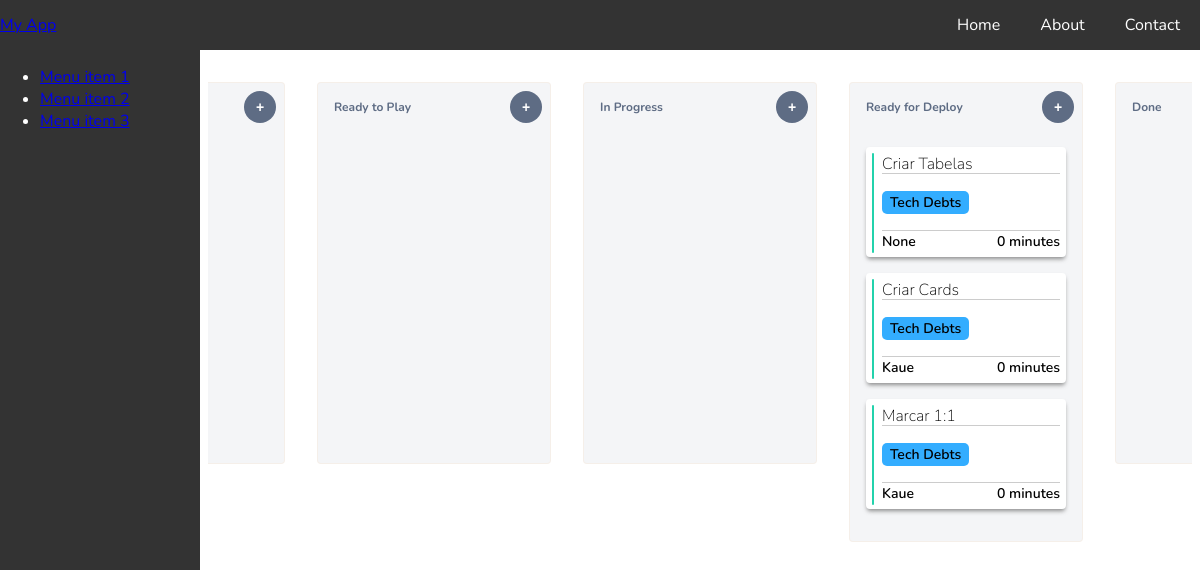
/, run on an earlier commit of the app's database.
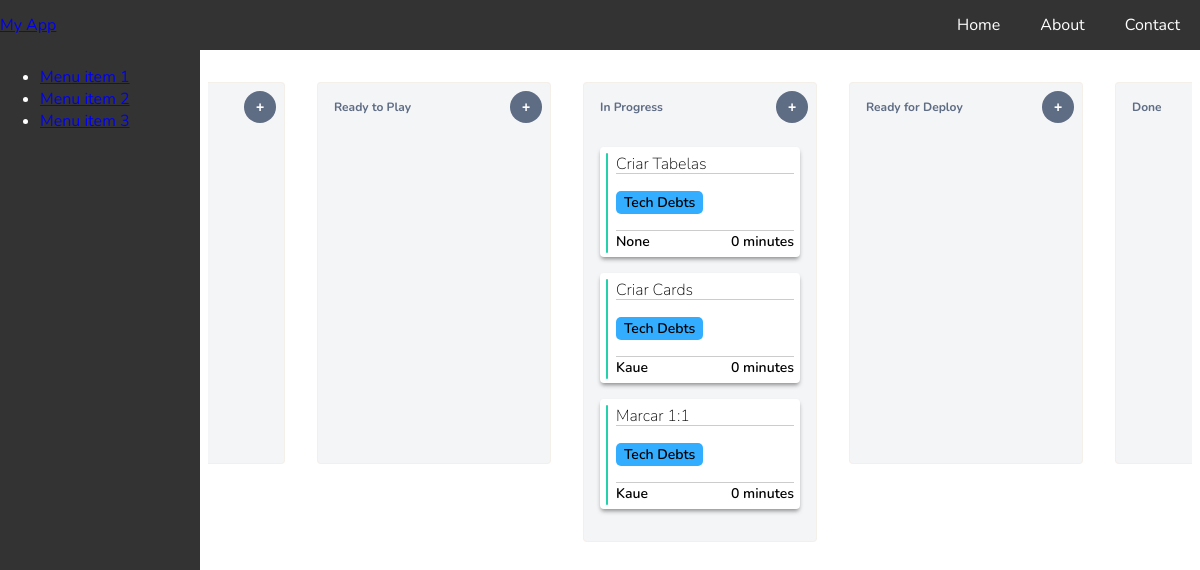
And on a later commit of the database.
### core/models.py (models this page shows, shortened)
class Card(models.Model):
    card_id = models.UUIDField(primary_key=True, default=uuid.uuid4, editable=False)
    name = models.CharField(max_length=264, unique=False)
    content = models.TextField(null=True, blank=True)
    creation_date = models.DateField()
    last_modified = models.DateField()
    column = models.CharField(max_length=264, unique=False)
    assignee = models.CharField(max_length=264, unique=False, null=True, blank=True)
    card_type = models.CharField(max_length=264, unique=False)
    epic_link = models.ForeignKey('Epic', on_delete=models.CASCADE, null=True, blank=True)

class Epic(models.Model):
    epic_id = models.UUIDField(primary_key=True, default=uuid.uuid4, editable=False)
    name = models.CharField(max_length=264, unique=True)
    content = models.TextField(null=True, blank=True)
    creation_date = models.DateField()
    last_modified = models.DateField()
    assignee = models.CharField(max_length=264, unique=False, null=True, blank=True)
    def __str__(self):
        return str(self.name)

### core/views.py (the view)
# urls.py: path('', views.index),
def index(request):
    cards = Card.objects.all()
    today = date.today()
    return render(request, 'index.html', {'cards': cards, 'today': today})

### templates/index.html (shortened to what this page needs)
{% extends "base.html" %}
{% block content %}
    <nav>
        {% include "navbar.html" %}
    </nav>
    <aside>
        {% include "sidebar.html" %}
    </aside>
    <main>
        {% include "Kanban.html" %}
    </main>
{% endblock %}

### templates/Kanban.html (shortened to what this page needs)
<div class="kanban">
    <div class="boards" >
        <div class="board">
            <div class="board-header">
                <button class="create-card-button">+</button>
            </div>
            <div class="dropzone">
            </div>
        </div>
        <div class="board">
            <div class="board-header">
                <h3 id="ready-to-play">Ready to Play</h3>
                <button class="create-card-button">+</button>
            </div>
            <div class="dropzone">
            </div>
        </div>
        <div class="board">
            <div class="board-header">
                <h3 id="in-progress">In Progress</h3>
                <button class="create-card-button">+</button>
            </div>
            <div class="dropzone">
                {% for card in cards %}
                    {% if card.column == "in-progress"%}
                        <div class="card" draggable="true" data-card-id="{{ card.card_id }}" data-column="{{ card.column }}">
                            <div class="card-right">
                                <div class="card-head">
                                    <div class="content">{{card.name}}</div>
                                </div>
                                <div class="card-body">
                                    <div class="epic-link">{{card.epic_link}}</div>
                                </div>
                                <div class="card-foot">
                                    <div class="assignee">{{card.assignee}}</div>
                                    <div class="days-on-column">
                                        {% if card.last_modified < today %}
                                            {{ today|timesince:card.last_modified }}
                                        {% endif %}
                                    </div>
                                </div>
                            </div>
                        </div>
                    {% endif %}
                {% endfor %}
            </div>
        </div>
        <div class="board">
            <div class="board-header">
                <h3 id="ready-for-deploy">Ready for Deploy</h3>
                <button class="create-card-button">+</button>
            </div>
            <div class="dropzone">
                {% for card in cards %}
                    {% if card.column == "ready-for-deploy"%}
                        <div class="card" draggable="true" data-card-id="{{ card.card_id }}" data-column="{{ card.column }}">
                            <div class="card-right">
                                <div class="card-head">
                                    <div class="content">{{card.name}}</div>
                                </div>
                                <div class="card-body">
                                    <div class="epic-link">{{card.epic_link}}</div>
                                </div>
                                <div class="card-foot">
                                    <div class="assignee">{{card.assignee}}</div>
                                    <div class="days-on-column">
                                        {% if card.last_modified < today %}
                                            {{ today|timesince:card.last_modified }}
                                        {% endif %}
                                    </div>
                                </div>
                            </div>
                        </div>
                    {% endif %}
                {% endfor %}
            </div>
        </div>
        <div class="board done">
            <div class="board-header">
                <h3 id="done">Done</h3>
            </div>
            <div class="dropzone">
            </div>
        </div>
    </div>
</div>

What changed in the data, as far as the page shows it:
changed Card "Criar Tabelas": moves from the list under "Ready for Deploy" to the list under "In Progress"
changed Card "Criar Cards": moves from the list under "Ready for Deploy" to the list under "In Progress"
changed Card "Marcar 1:1": moves from the list under "Ready for Deploy" to the list under "In Progress"
